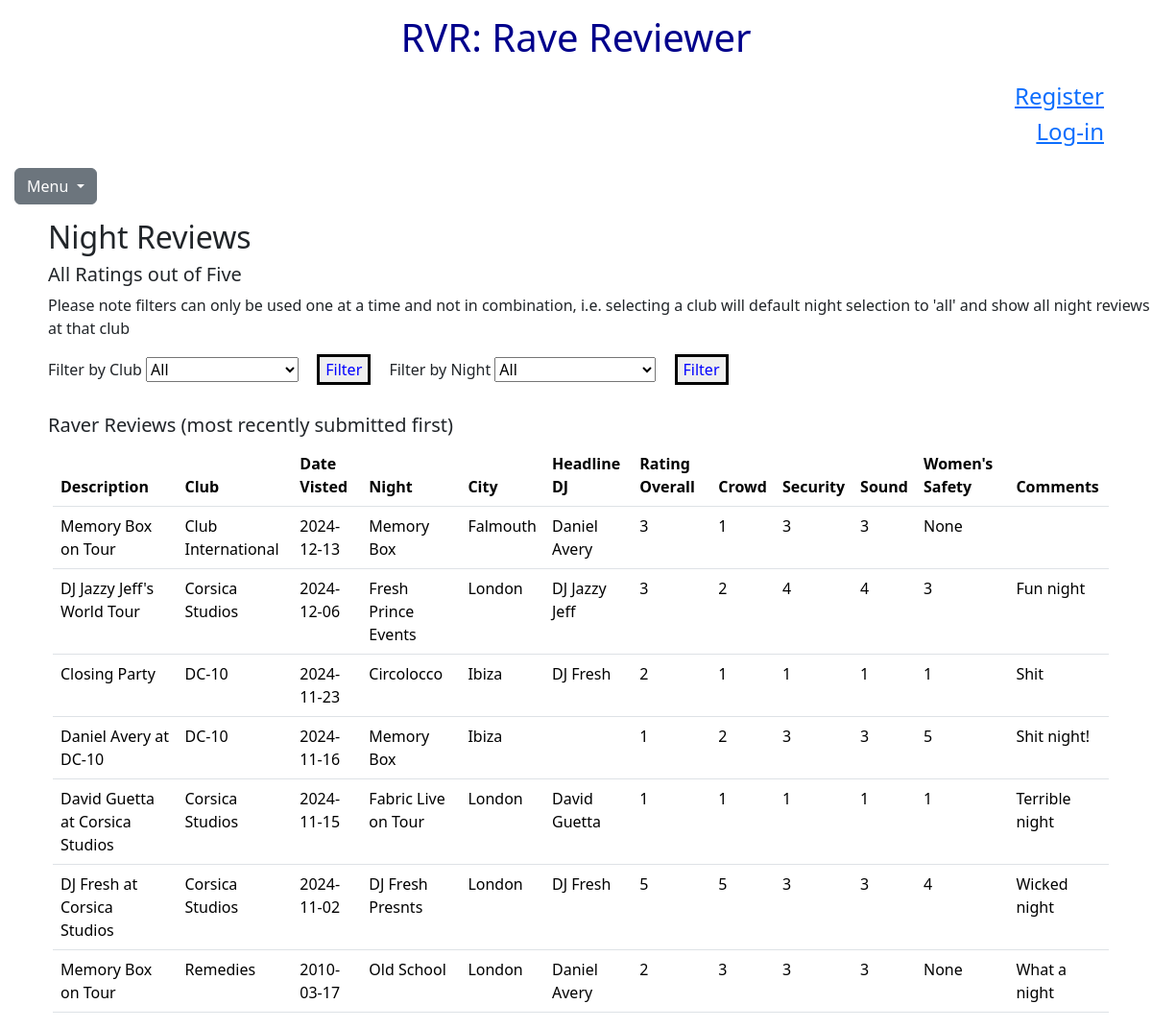
Page /reviews on the earlier database version.
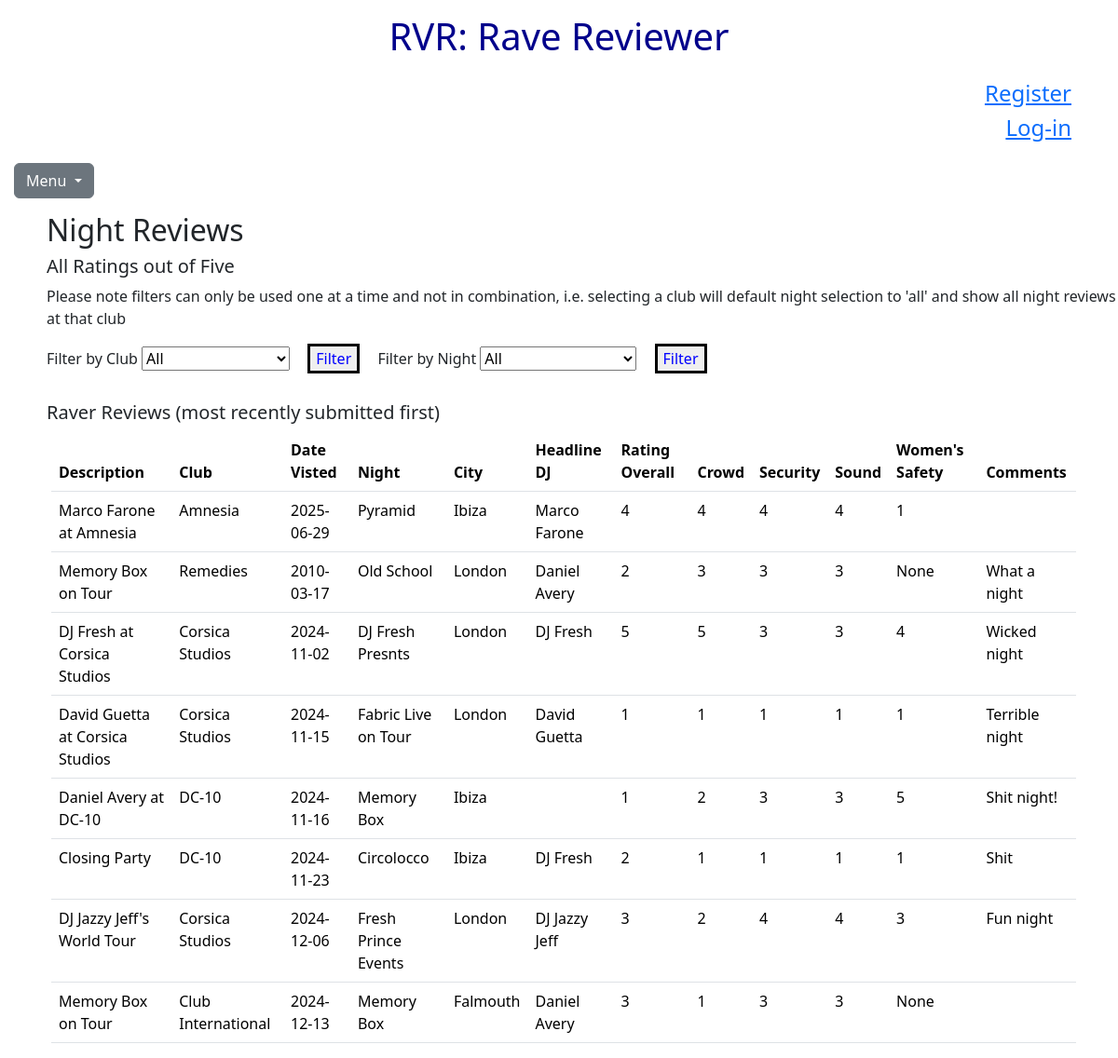
Same page on the later database version.
### tables this page shows
CREATE TABLE reviews(
id INTEGER PRIMARY KEY AUTOINCREMENT, 
description TEXT NOT NULL,
club TEXT NOT NULL,
date_visited TEXT NOT NULL,
night TEXT NOT NULL,
rating_overall INTEGER,
rating_crowd INTEGER,
rating_security INTEGER,
rating_sound INTEGER,
rating_womensafety INTEGER, created TIMESTAMP NOT NULL DEFAULT CURRENT_TIMESTAMP, user_added_by TEXT NOT NULL, comments TEXT, DJS TEXT);

CREATE TABLE clubs (
id INTEGER PRIMARY KEY AUTOINCREMENT,
created TIMESTAMP NOT NULL DEFAULT CURRENT_TIMESTAMP,
name TEXT NOT NULL,
closing_time_monday TEXT,
closing_time_tuesday TEXT,
closing_time_wednesday TEXT,
closing_time_thursday TEXT,
closing_time_friday TEXT,
closing_time_saturday TEXT,
closing_time_sunday TEXT,
main_genre TEXT NOT NULL,
user_added_by TEXT NOT NULL, city TEXT NOT NULL, postcode TEXT);

### app.py (the view)
@app.route("/reviews", methods=["GET", "POST"])
def reviews():
 if request.method == "GET":
    list = []
    club_list = []
    club_dict = {
        "Club": 'All',
    }
    club_list.append(club_dict)
    night_list = []
    night_dict = {
        "Night":'All',
    }
    night_list.append(night_dict)
    club_select = request.args.get("club_select")
    print(club_select)
    night_select = request.args.get("night_select")
    print(night_select)
    for club_list1 in query_db("SELECT name FROM clubs"):
        club = (club_list1['name'])
        print(f"TEST CLUB NAME: {club}")
        club_dict = {
                    "Club": club,
                     }
        club_list.append(club_dict)
    print(club_list)
    for night_list1 in query_db("SELECT DISTINCT night FROM reviews"):
        night = (night_list1['night'])
        print(f"TEST CLUB NAME: {night}")
        if night == "":
            continue
        else:
            night_dict = {
                        "Night": night,
                        }
        night_list.append(night_dict)
    print(night_list)
    for reviews in query_db("SELECT * FROM reviews"):
        description = (reviews['description'])
        club = (reviews['club'])
        date_visited = (reviews['date_visited'])
        night = (reviews['night'])
        DJs = (reviews['DJs'])
        if DJs == None:
            DJs = ''
        rating_overall = (reviews['rating_overall'])
        rating_crowd = (reviews['rating_crowd'])
        rating_security = (reviews['rating_security'])
        rating_sound = (reviews['rating_sound'])
        rating_womensafety = (reviews['rating_womensafety'])
        comments = (reviews['comments'])
        for city in query_db("SELECT city FROM clubs WHERE name = ?", [club]):
            city_name = (city['city'])
            print(city_name)
        if club_select == None:
            club_select = 'All'
        if night_select == None:
            night_select ='All'
        if club_select == 'All' and night_select == 'All': #If both set to all, continue as normal to render all reviews
            pass
        elif club_select != 'All' and club_select != club: #If a club is selected and it does not match current DB row, skip this iteration
            continue
        elif night_select != 'All' and night_select != night: #If a night is seleted and it does not match current DB row, skip this iteration
           continue
        dict = {
                "description": description,
                "club": club,
                "date_visited": date_visited,
                "night": night,
                "DJ": DJs,
                "city": city_name,
                "rating_overall": rating_overall,
                "rating_crowd": rating_crowd,
                "rating_security": rating_security,
                "rating_sound": rating_sound,
                "rating_womensafety": rating_womensafety,
                "comments": comments,
            }
        list.append(dict)
        list.reverse()
    return render_template("reviews.html", dict=list, club_list=club_list, night_list=night_list)
 else:
    return render_template("reviews.html")

### app.py (called while the page is built)
def get_db():
    db = getattr(g, '_database', None) #Check if db is already stored in g, if it does not exist create one
    if db is None:
        db = g._database = sqlite3.connect('database.db')
        db.row_factory = sqlite3.Row
    return db #Return db object

@app.teardown_appcontext #close connection after each request
def close_connection(exception):
    db = getattr(g, '_database', None)
    if db is not None:
        db.close()

def query_db(query, args=(), one=False): #make querying easier by returning requests in dictionaries (not tuples)
    cur = get_db().execute(query, args)
    rv = cur.fetchall()
    cur.close()
    return(rv[0] if rv else None) if one else rv

### templates/reviews.html (shortened to what this page needs)
{% extends "layout.html" %}
{% block body%}
<body>
    <div class = "space">
    <h2> Night Reviews </h2>
    <h5> All Ratings out of Five </h5>
    Please note filters can only be used one at a time and not in combination, i.e. selecting a club will default night selection to 'all' and show all night reviews at that club
     <form class = "form-group" action="/reviews" method="GET">
        <label class="city_TBC" for="club_select" > Filter by Club </label>
        <Select name="club_select" id="club_select">
          {% for row in club_list %}
          <option> {{ row.Club }} </option>
          {% endfor %}
        </Select>
        <button id="submit" class="btn_2" type="submit">Filter</button>
        <label class="city_TBC" for="night_select" > Filter by Night </label>
            <Select name="night_select" id="night_select">
              {% for row in night_list %}
              <option> {{ row.Night }} </option>
              {% endfor %}
            </Select>
        <button id="submit_1" class="btn_2" type="submit">Filter</button>
     </form>
     <div class = "space_above">
     <h5> Raver Reviews (most recently submitted first) </h5>
    </div>
    <div class ="padding">
    <table class = "table">
        <thead>
            <tr>
                <th>Description</th>
                <th>Club</th>
                <th>Date Visted</th>
                <th> Night</th>
                <th> City </th>
                <th> Headline DJ </th>
                <th>Rating Overall</th>
                <th>Crowd </th>
                <th>Security </th>
                <th>Sound </th>
                <th>Women's Safety</th>
                <th>Comments </th>
              </tr>
       </thead>
       <tbody>
        {% for column in dict %}
        <tr>
            <td> {{column.description}} </td>
            <td> {{column.club}} </td>
            <td> {{ column.date_visited }} </td>
            <td> {{ column.night}} </td>
            <td> {{ column.city  }} </td>
            <td> {{ column.DJ }}</td>
            <td> {{column.rating_overall}} </td>
            <td> {{column.rating_crowd}}  </td>
            <td> {{column.rating_security}} </td>
            <td> {{ column.rating_sound }} </td>
            <td> {{ column.rating_womensafety}} </td>
            <td> {{ column.comments}} </td>
        </tr>
            {% endfor %}
       </tbody>
    </table>
</div>
</div>
{% endblock %}

### templates/layout.html (shortened to what this page needs)
<!DOCTYPE html>
<html lang = "en">
<head>
    <link href="/static/styles.css" rel="stylesheet">
    <link href="https://cdn.jsdelivr.net/npm/bootstrap@5.3.3/dist/css/bootstrap.min.css" rel="stylesheet">
</head>
    <body>
        <h1 class = "title"> RVR: Rave Reviewer </h1>
        {% if current_user.is_authenticated %}
        <h4 class = "log-in"> <a href="{{ url_for ('logout') }}" >Log Out </a> </h4>
        {% else %}
        <h4 class = "log-in"> <a href="{{ url_for ('create_profile') }}" >Register </a> </h4>
        <h4 class = "log-in"> <a href="{{ url_for ('login') }}" >Log-in </a> </h4>
        {% endif %}
      <nav>
        <div class="dropdown">
            <button id ="button_hp" class="btn btn-secondary dropdown-toggle" type="button" data-bs-toggle="dropdown" aria-expanded="false">
              Menu
            </button>
          </div>
      </nav>
        <div class = "content">
        {% block body %}
        {% endblock %}
         </div>
</body>
</html>

### static/styles.css (style rules this page uses)
.btn { margin-left: 15px; margin-top: 15px; margin-bottom: 15px; border: 3px solid #000000; }
.dropdown { margin-left: 0px; }
.title { text-align: center; padding: 15px; color: #00008B; }
.log-in { text-align: right; margin-right: 50px; }
.space { margin-left: 50px; }
.table { border-spacing: 25px; margin-left: 5px; margin-right: 25px; }
.btn_2 { margin-right:15px; margin-left: 15px; margin-top: 15px; margin-bottom: 15px; border: 3px solid #000000; color: blue; }
.padding { margin-right:50px; }
.space_above { margin-top: 15px; }

Differences in the rows shown:
added reviews: description "Marco Farone at Amnesia", club "Amnesia", date_visited "2025-06-29", night "Pyramid", city "Ibiza", DJ "Marco Farone", rating_overall "4", rating_crowd "4", rating_security "4", rating_sound "4", rating_womensafety "1"
shown differently, row unchanged: reviews "DJ Fresh at Corsica Studios": moves up the list
shown differently, row unchanged: reviews "Daniel Avery at DC-10": moves down the list
